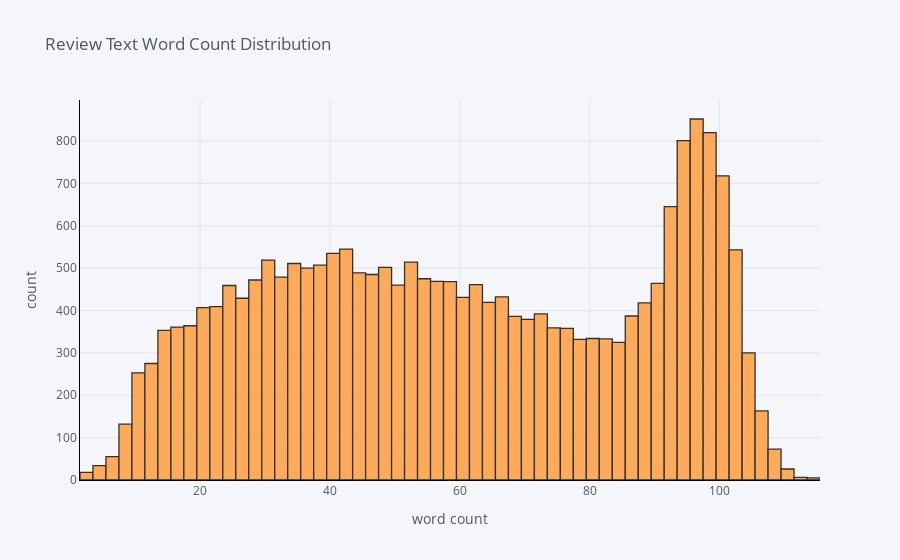

The notebook cell saved with this chart:
### Code cell
#Existe un gran número de personas a las que les gusta dejar reseñas largas.
df['c_word_count'].iplot(
    kind='hist',
    bins=100,
    xTitle='word count',
    linecolor='black',
    yTitle='count',
    title='Review Text Word Count Distribution')

### Figure 1 — Plotly figure (JSON) as saved in the notebook; plotly's stock layout.template omitted (floating-point values rounded to 4 significant figures; data arrays with more than 128 entries replaced by an {"elided": "..."} marker saying what was removed)
{"data": [{"histfunc": "count", "histnorm": "", "marker": {"color": "rgba(255, 153, 51, 1.0)", "line": {"color": "#000000", "width": 1.3}}, "name": "c_word_count", "nbinsx": 100, "opacity": 0.8, "orientation": "v", "type": "histogram", "x": {"elided": "22641 int values"}}], "layout": {"barmode": "overlay", "legend": {"bgcolor": "#F5F6F9", "font": {"color": "#4D5663"}}, "paper_bgcolor": "#F5F6F9", "plot_bgcolor": "#F5F6F9", "title": {"font": {"color": "#4D5663"}, "text": "Review Text Word Count Distribution"}, "xaxis": {"gridcolor": "#E1E5ED", "linecolor": "black", "showgrid": true, "tickfont": {"color": "#4D5663"}, "title": {"font": {"color": "#4D5663"}, "text": "word count"}, "zerolinecolor": "#E1E5ED"}, "yaxis": {"gridcolor": "#E1E5ED", "linecolor": "black", "showgrid": true, "tickfont": {"color": "#4D5663"}, "title": {"font": {"color": "#4D5663"}, "text": "count"}, "zerolinecolor": "#E1E5ED"}}}
